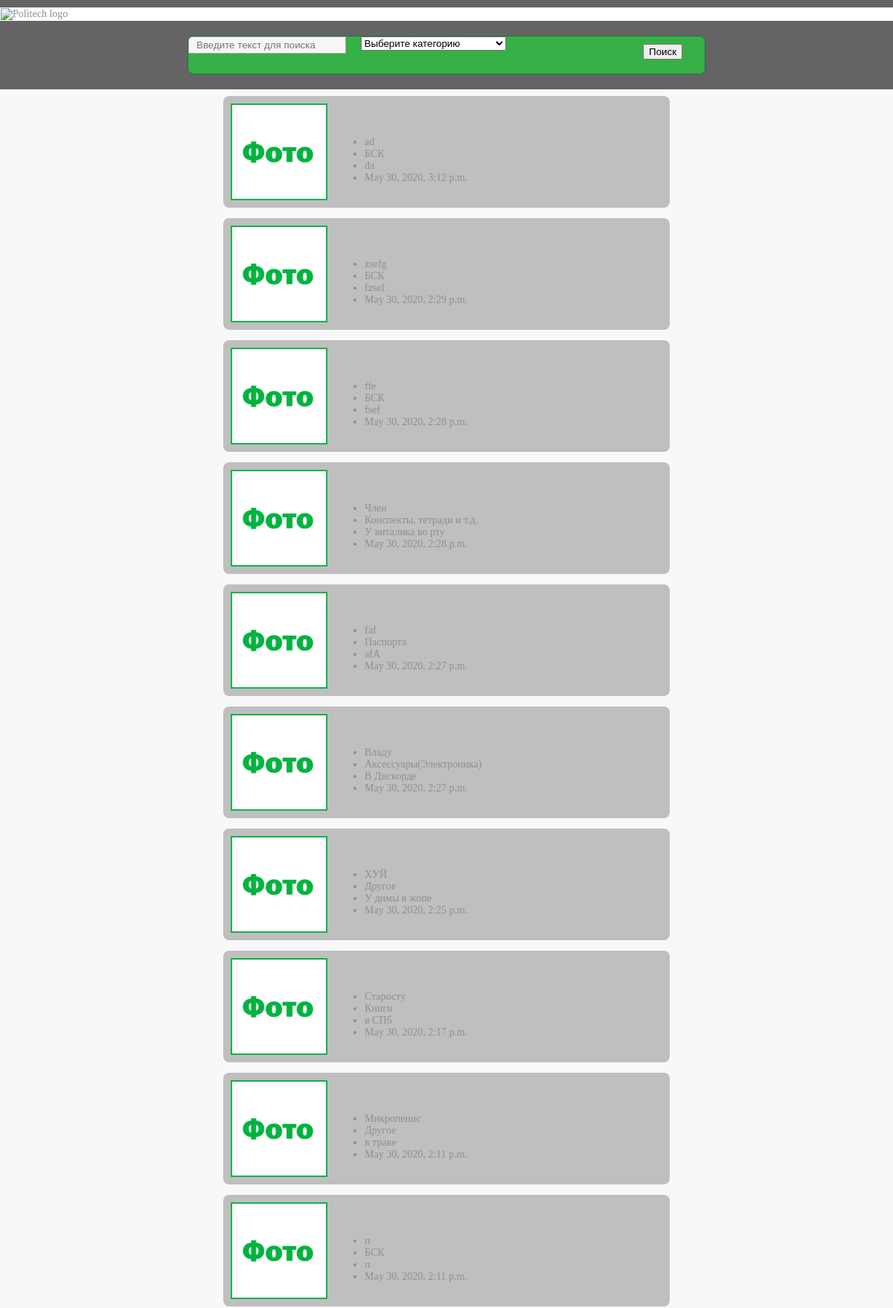
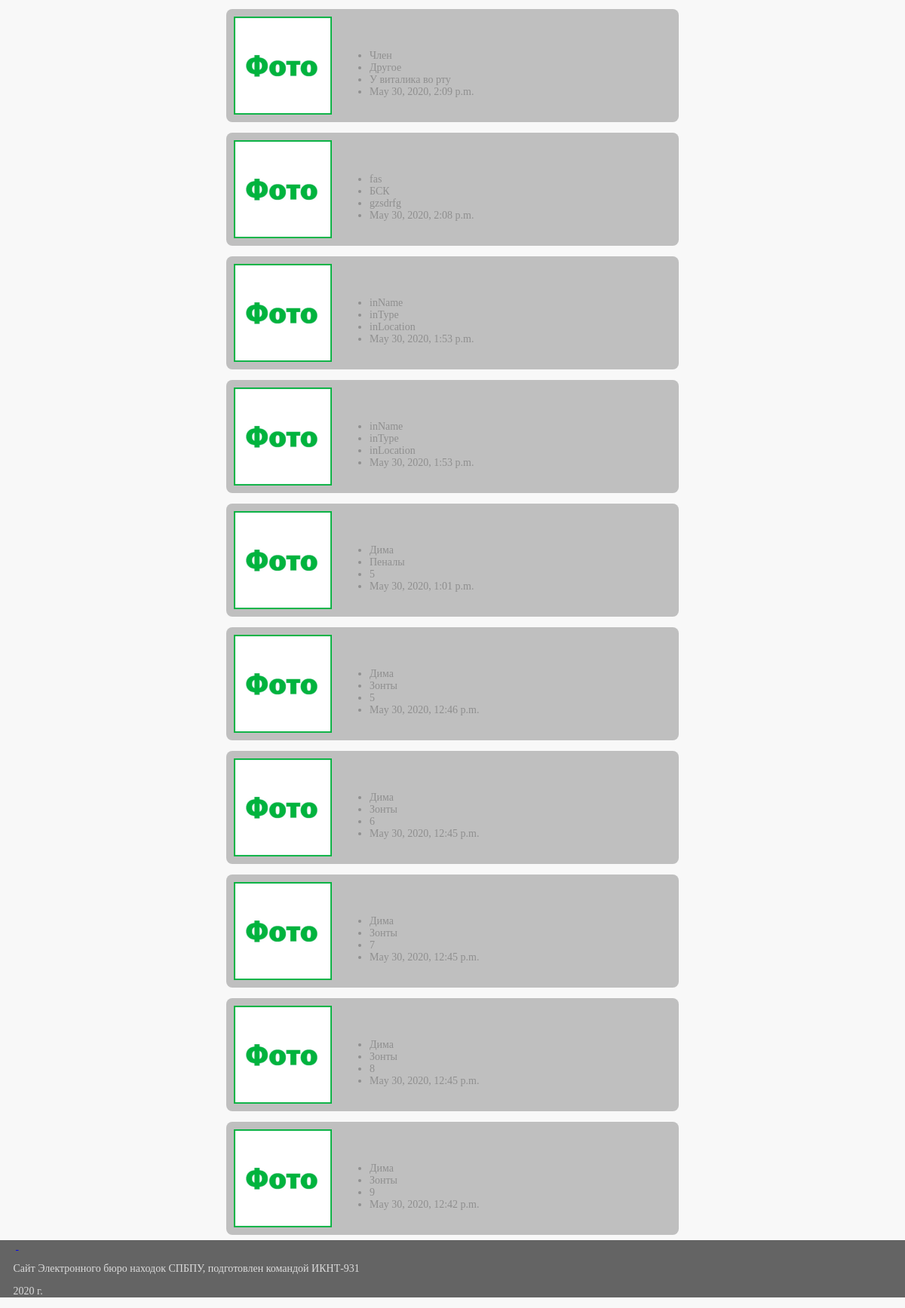
Before: /main/ with the older database file (2 pictures, top to bottom).
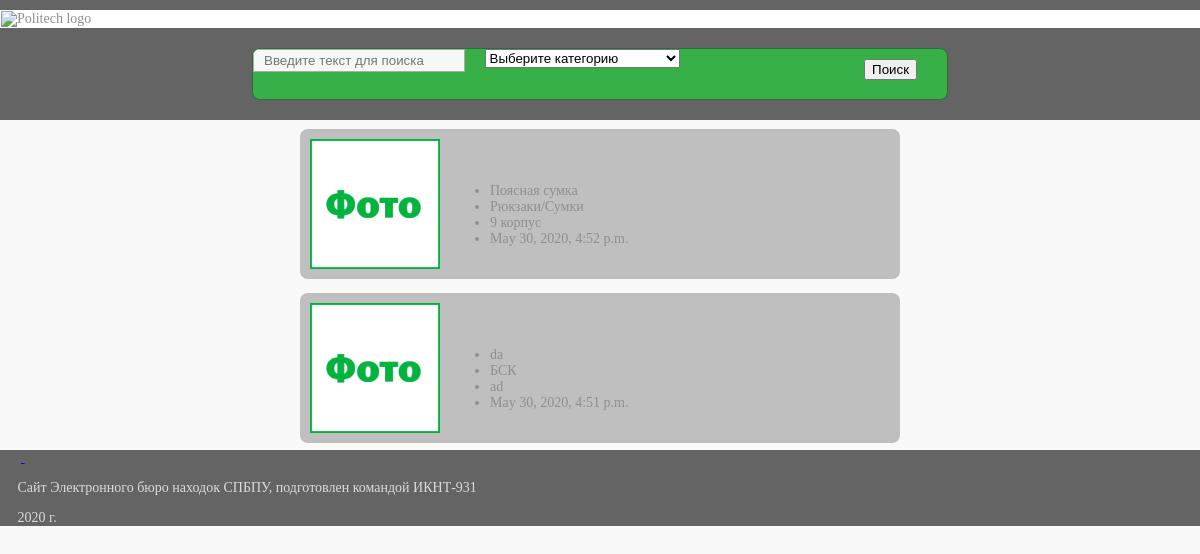
After: the same page with the newer database file.
### main/models.py (models this page shows, shortened)
class Ad(models.Model):
    name = models.CharField(max_length=50)
    location = models.CharField(max_length=50)
    type = models.CharField(max_length=50)
    email = models.CharField(max_length=50)
    phone = models.CharField(max_length=50)
    vkID = models.CharField(max_length=50)
    description = models.CharField(max_length=200)
    time = models.DateTimeField('date published')
    adID = None

### main/views.py (the view)
# urls.py: path('main/', views.index, name='index'),
def index(request):
    latest_ads = Ad.objects.order_by('-time')[:20]
    path = os.path.join(settings.MEDIA_URL, "foto1.jpg")
    context = {'latest_ads': latest_ads, 'path': path}
    return render(request, 'main/index.html', context)

### main/templates/main/index.html (shortened to what this page needs)
<!doctype html>
<html>
<head>
	<link rel="stylesheet" href="styles.css" type="text/css">
	<link rel="stylesheet" type="text/css" href="https://dl.spbstu.ru/theme/styles.php/polytech5/1587677980_1587483124/all"/>
</head>
<body>
<div class="container-white">
	<img src="https://lpmtech.ru/wp-content/uploads/2017/09/-1-e1549620837142.png" alt="Politech logo" width="270" height="68">
	<div class="a-o-container">
		<form enctype="multipart/form-data" action="{% url 'newItem' %}" method="post">
		</form>
	</div>
</div>
	<div id="wrapper">
		<header>
			<div class="navbar-gray">
			<div class="container">
			<div class="navbar">
			<div class="container-forms">
			<form id="search" action="{% url 'search' %}" method="post">
				<input type="text" name="searchText" placeholder="Введите текст для поиска">
					<select size="1"  name="searchType" width=380>
<option selected disabled>Выберите категорию</option>
</select>
			</div>
			<div class="searchB">
			<input type="submit" value="Поиск">
			</div>
			</div>
			</div>
			</div>
		</header>
		{% load static %}
		{% for ad in latest_ads %}
	<div class="cont-ob">
        <div class="ob">
		<div class="img-container">
			<img width="130" height="130" src="{% static 'foto1.jpg' %}"></div>
		<div class="text-container">
		  <ul>
			<li>{{ ad.name }}</li>
			<li>{{ ad.type }}</li>
			<li>{{ ad.location }}</li>
			<li>{{ ad.time }}</li>
		</ul>
		</div>
		</div>
      </div>
		{% endfor %}
<footer id="page-footer" class="p-y-1">
<div class="footer-bottom">
<a href="http://www.spbstu.ru/" target="_blank">
</a>
<p>
<span> &nbsp; &nbsp; &nbsp;Сайт Электронного бюро находок СПБПУ, подготовлен командой ИКНТ-931 <p>
&nbsp; &nbsp; &nbsp;2020 г.</span>
</div>
</footer>
</body>
</html>

### main/templates/main/styles.css (style rules this page uses)
body { border-top: 10px solid #646464; color: #8f8f8f; font: 14px PT Sans; background-color: #f8f8f8; margin: 0; height: 100%; }
input[type="text"] { background-color: #f7f7f7; border: 1px solid #aaaaaa; height: 21px; width: 190px; color: black; padding: 0 10px; vertical-align: top; margin-right: 16px; text-align: left; }
.img-container { position: left; margin: 10px; height: 130px; width: 130px; background-color: red; }
.text-container { width: 570px; position: center-left; height: 130px; margin-left: auto; text-align: left; padding: 30px 0px; margin-top: 10px; margin-right: 0; padding-right: 10px; }
footer { bottom: 0; width: 100%; background: #646464; color: #dbdbdb; font-size: 14px; }
.ob { display: flex; justify-content: space-between; width: 50%; height: 150px; background-color: #bfbfbf; margin: 0 auto; border-radius: 8px 8px 8px 8px; margin-top: 7px; }
.cont-ob { text-align: center; vertical-align: middle; margin: 0 auto; justify-content: space-between; align-content: space-between; margin-bottom: 7px; margin-top: 2px; }
.container-forms { display: flex; justify-content: start; padding: 9x 10px 10px 100px; }
.searchB { position: absolute!important; right: 0; top: 0; padding: 10px 30px; height: 25px; }
.navbar { position: relative; overflow: hidden; border: 1px solid #296e3c; background-color: #37b047; height: 50px; font-family: PT Sans; border-radius: 8px 8px 8px 8px; }
.container { width: 60%; margin: 0 auto; }
.container-white { position: relative; border: 1px solid #fff; background-color: #fff; font: PT Sans; height: 70; }
.navbar-gray { position: relative; overflow: hidden; background-color: #646464; border: 20px solid #646464; }
.a-o-container { position: absolute!important; top: 0; right: 0; padding: 24px 24px; }

### main/templates/main/index.html (style rules this page uses)
body { border-top: 10px solid #646464; color: #8f8f8f; font: 14px PT Sans; background-color: #f8f8f8; margin: 0; height: 100%; }
input[type="text"] { background-color: #f7f7f7; border: 1px solid #aaaaaa; height: 21px; width: 190px; color: black; padding: 0 10px; vertical-align: top; margin-right: 16px; text-align: left; }
.img-container { position: left; margin: 10px; height: 130px; width: 130px; background-color: red; }
.text-container { width: 570px; position: center-left; height: 130px; margin-left: auto; text-align: left; padding: 30px 0px; margin-top: 10px; margin-right: 0; padding-right: 10px; }
footer { bottom: 0; width: 100%; background: #646464; color: #dbdbdb; font-size: 14px; }
.ob { display: flex; justify-content: space-between; width: 50%; height: 150px; background-color: #bfbfbf; margin: 0 auto; border-radius: 8px 8px 8px 8px; margin-top: 7px; }
.cont-ob { text-align: center; vertical-align: middle; margin: 0 auto; justify-content: space-between; align-content: space-between; margin-bottom: 7px; margin-top: 2px; }
.container-forms { display: flex; justify-content: start; padding: 9x 10px 10px 100px; }
.searchB { position: absolute!important; right: 0; top: 0; padding: 10px 30px; height: 25px; }
.navbar { position: relative; overflow: hidden; border: 1px solid #296e3c; background-color: #37b047; height: 50px; font-family: PT Sans; border-radius: 8px 8px 8px 8px; }
.container { width: 60%; margin: 0 auto; }
.container-white { position: relative; border: 1px solid #fff; background-color: #fff; font: PT Sans; height: 70; }
.navbar-gray { position: relative; overflow: hidden; background-color: #646464; border: 20px solid #646464; }
.a-o-container { position: absolute!important; top: 0; right: 0; padding: 24px 24px; }

Changed rows visible on the page:
removed Ad: name "ad", type "БСК", location "da", time "May 30, 2020, 3:12 p.m."
removed Ad: name "zsefg", type "БСК", location "fzsef", time "May 30, 2020, 2:29 p.m."
removed Ad: name "ffe", type "БСК", location "fsef", time "May 30, 2020, 2:28 p.m."
removed Ad: name "Член", type "Конспекты, тетради и т.д.", location "У виталика во рту", time "May 30, 2020, 2:28 p.m."
removed Ad: name "faf", type "Паспорта", location "afA", time "May 30, 2020, 2:27 p.m."
removed Ad: name "Владу", type "Аксессуары(Электроника)", location "В Дискорде", time "May 30, 2020, 2:27 p.m."
removed Ad: name "ХУЙ", type "Другое", location "У димы в жопе", time "May 30, 2020, 2:25 p.m."
removed Ad: name "Старосту", type "Книги", location "в СПб", time "May 30, 2020, 2:17 p.m."
removed Ad: name "Микропенис", type "Другое", location "в траве", time "May 30, 2020, 2:11 p.m."
removed Ad: name "п", type "БСК", location "п", time "May 30, 2020, 2:11 p.m."
removed Ad: name "Член", type "Другое", location "У виталика во рту", time "May 30, 2020, 2:09 p.m."
removed Ad: name "fas", type "БСК", location "gzsdrfg", time "May 30, 2020, 2:08 p.m."
removed Ad: name "inName", type "inType", location "inLocation", time "May 30, 2020, 1:53 p.m."
removed Ad: name "inName", type "inType", location "inLocation", time "May 30, 2020, 1:53 p.m."
removed Ad: name "Дима", type "Пеналы", location "5", time "May 30, 2020, 1:01 p.m."
removed Ad: name "Дима", type "Зонты", location "5", time "May 30, 2020, 12:46 p.m."
removed Ad: name "Дима", type "Зонты", location "6", time "May 30, 2020, 12:45 p.m."
removed Ad: name "Дима", type "Зонты", location "7", time "May 30, 2020, 12:45 p.m."
removed Ad: name "Дима", type "Зонты", location "8", time "May 30, 2020, 12:45 p.m."
removed Ad: name "Дима", type "Зонты", location "9", time "May 30, 2020, 12:42 p.m."
added Ad: name "Поясная сумка", type "Рюкзаки/Сумки", location "9 корпус", time "May 30, 2020, 4:52 p.m."
added Ad: name "da", type "БСК", location "ad", time "May 30, 2020, 4:51 p.m."
